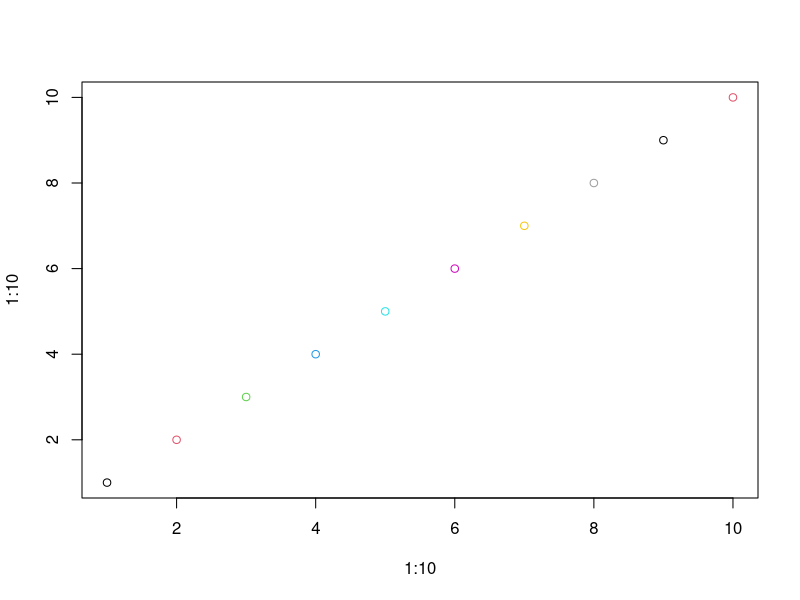

Here is the R script that generated this plot:
## ---- chunk 1
library(magrittr)
## ---- chunk 2
plot(1:10,1:10,col=1:10)
